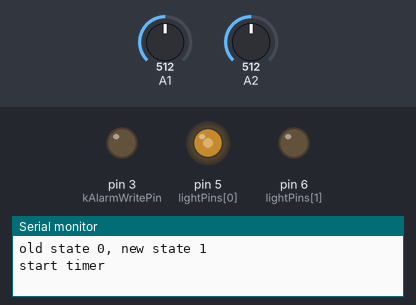
Simulated run of this sketch. Board: Arduino Uno, built with avr-gcc and run on an emulated ATmega328P. Shown: output pins drawn as LEDs (lit = HIGH), the last lines printed to the serial monitor. The test bench sets the inputs (shaded band); at power-on: A2 = 512, A1 = 512.

Above: at 1.2 s.
1.3 s: A2 set to 0
At 1.8 s:
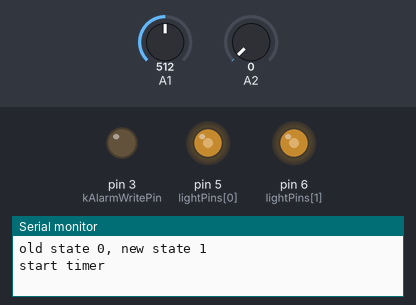
2.8 s: A1 set to 0
At 3.3 s:
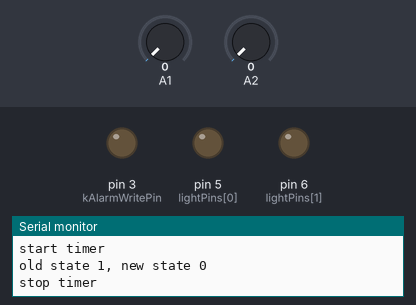
4.3 s: A1 set to 122
At 4.7 s:
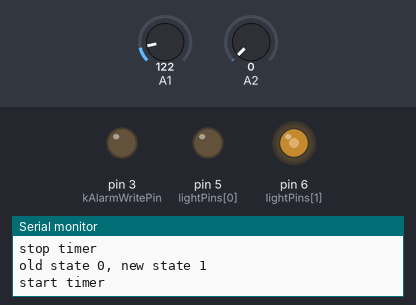
5.8 s: A2 set to 122
At 7.3 s:
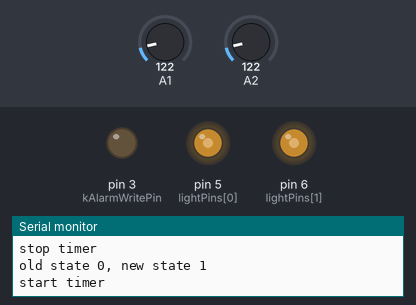
Timing chart, 0 to 8.3 s (numbered marks = the images above; inputs shaded):
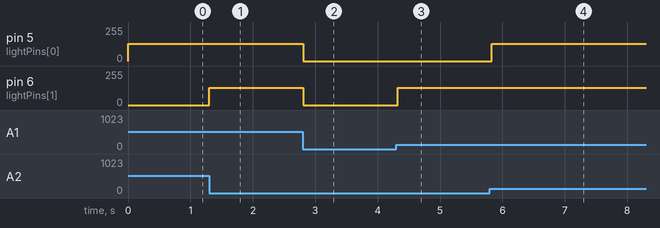

The sketch:

entry.ino
```cpp
#include "fridge.h"
void setup(){
    Serial.begin(9600);  //Begin serial communcation
}

void loop(){
    step();
}
```

fridge.cpp
```cpp
#include <Arduino.h>
#include <JeeLib.h>
#define kAlarmWritePin 3
#define kResistorThreshold 0
#define kOpenTimeout (5UL * 60UL * 1000UL)
//#define kOpenTimeout (5UL * 1000UL)
#define kAlarmOff 0
#define kAlarmFreq 2.f
#define k2_PI 6.28
#define log(x) Serial.println(x)
#define spfLog(...) {char buf [100];\
    sprintf(buf,__VA_ARGS__);\
    log(buf);}
typedef enum {
    CloseState,
    OpenState,
    AlarmState
}State;
State getCurrentState();
void handleStateChange(State newState, State oldState);
void fromOpenTo(State newState);
void fromCloseTo(State newState);
void fromAlarmTo(State newState);
void closeOpenTransition();
void openCloseTransition();
void openAlarmTransition();
void alarmOpenTransition();
void alarmCloseTransition();
void closeAlarmTransition();
void silenceAlarm();
void soundAlarm();
void stopTimer();
void startTimer();
bool alarmTimerPopped();
int doorOpen();
void modulateAlarm();
void update(State state);

State currentState = CloseState;
unsigned long alarmSoundStartTime = kAlarmOff;
bool alarmOn = false;
#define kNumSensors 2
int lightPins[kNumSensors] = {5, 6};
int lightSensorReadPins[kNumSensors] = {2, 1};

ISR(WDT_vect) { Sleepy::watchdogEvent(); } // Setup for low power waiting

void step()
{
    State newState = getCurrentState();
    handleStateChange(newState, currentState);
    currentState = newState;
    update(currentState);
    if (currentState == CloseState)
    {
        Sleepy::loseSomeTime(100);      // Instead of delay(1000);
    }else{
        delay(100);
    }
}

State getCurrentState()
{
    bool open = doorOpen() >= 0;
    bool popped = alarmTimerPopped();
    if(open && popped)
    {
        return AlarmState;

    }
    else if(open)
    {
        return OpenState;
    }
    else {
        return CloseState;
    }
}

void handleStateChange(State newState, State oldState)
{
    if (newState == oldState)
        return;
    spfLog("old state %d, new state %d", oldState, newState);
    switch (oldState)
    {
        case OpenState:
            fromOpenTo(newState);
            break;
        case CloseState:
            fromCloseTo(newState);
            break;
        case AlarmState:
            fromAlarmTo(newState);
            break;
    }
}

void update(State state)
{
    int openIndex = doorOpen();
    int pin = lightPins[openIndex];
    switch (state)
    {
        case  CloseState:
            for (int sensorIndex = 0; sensorIndex < kNumSensors; sensorIndex++)
            {
                analogWrite(lightPins[sensorIndex], 0);
            }
            break;
        case OpenState:
            analogWrite(pin, 128);
            break;
        case AlarmState:
            analogWrite(pin, 255);
            break;
    }
    modulateAlarm();
}

void fromOpenTo(State newState)
{
    switch (newState)
    {
        case CloseState:
            openCloseTransition();
            break;
        case AlarmState:
            openAlarmTransition();
            break;
    }

}

void fromCloseTo(State newState)
{
    switch (newState)
    {
        case OpenState:
            closeOpenTransition();
            break;
        case AlarmState:
            closeAlarmTransition();
            break;
    }

}

void fromAlarmTo(State newState)
{
    switch (newState)
    {
        case OpenState:
            alarmOpenTransition();
            break;
        case CloseState:
            alarmCloseTransition();
            break;
    }

}

void closeOpenTransition()
{
    //Start a new timer since the fridge is open
    startTimer();
}

void openCloseTransition()
{
    //Invalidate the timer since the fridge was closed
    stopTimer();
}

void openAlarmTransition()
{
    soundAlarm();
}

void alarmOpenTransition()
{
//shouldn't happen
}

void alarmCloseTransition()
{
    stopTimer();
    silenceAlarm();
}

void closeAlarmTransition()
{
//shouldn't happen
}

void startTimer()
{
    log("start timer");
    alarmSoundStartTime = millis() + kOpenTimeout;
}

void stopTimer()
{
    log("stop timer");
    alarmSoundStartTime = kAlarmOff;
}

bool alarmTimerPopped()
{
    if (alarmSoundStartTime != kAlarmOff)
    {
        if (millis() > alarmSoundStartTime)
        {
            return 1;
        }
    }
    return 0;
}

int doorOpen()
{
    for (int sensorIndex = 0; sensorIndex < kNumSensors; sensorIndex++)
    {
        int pin = lightSensorReadPins[sensorIndex];
        int resistance = analogRead(pin);
        if (resistance > kResistorThreshold)
        {
            return sensorIndex;
        }
    }
    return -1;
}

void soundAlarm()
{
    log("alarm on");
    alarmOn = true;
}

void silenceAlarm()
{
    log("alarm off");
    alarmOn = false;
}

void modulateAlarm()
{
    static float phase = 0.f;
    int dutyCycle = 0;
    if (alarmOn)
    {
        //sin wave from 0 - 1
        float coeff = (sin(phase) + 1)/2;
        dutyCycle = coeff * 255;
        phase += k2_PI * .1f;

    }else {
        dutyCycle = 0;

    }
    analogWrite(kAlarmWritePin, dutyCycle);
}
```

fridge.h
```cpp
void step();
```

Measured:
- after the input at 1.3 s, pin 6 (lightPins[1]): 0/255 → 128/255 at once
- after the input at 2.8 s, pin 5 (lightPins[0]), pin 6 (lightPins[1]): 128/255 → 0/255 at once
- after the input at 4.3 s, pin 6 (lightPins[1]): 0/255 → 128/255 at once
- after the input at 5.8 s, pin 5 (lightPins[0]): 0/255 → 128/255 at once
